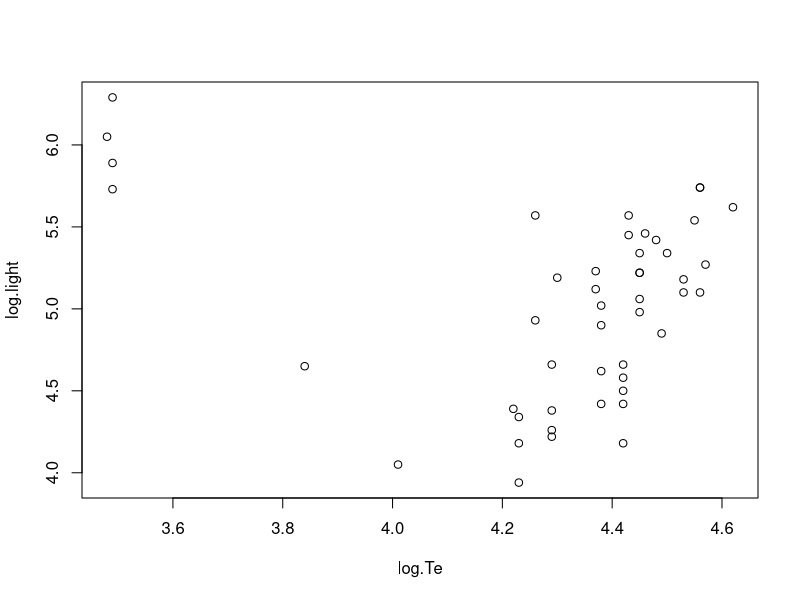
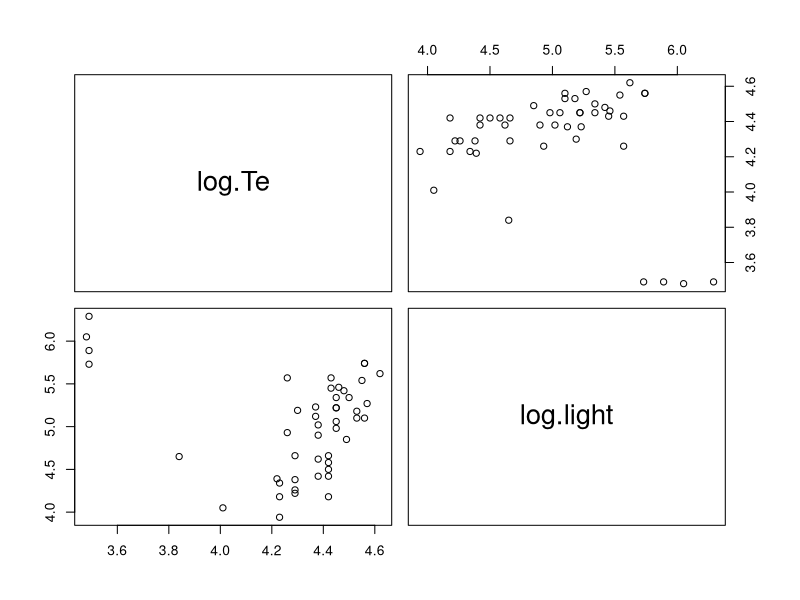
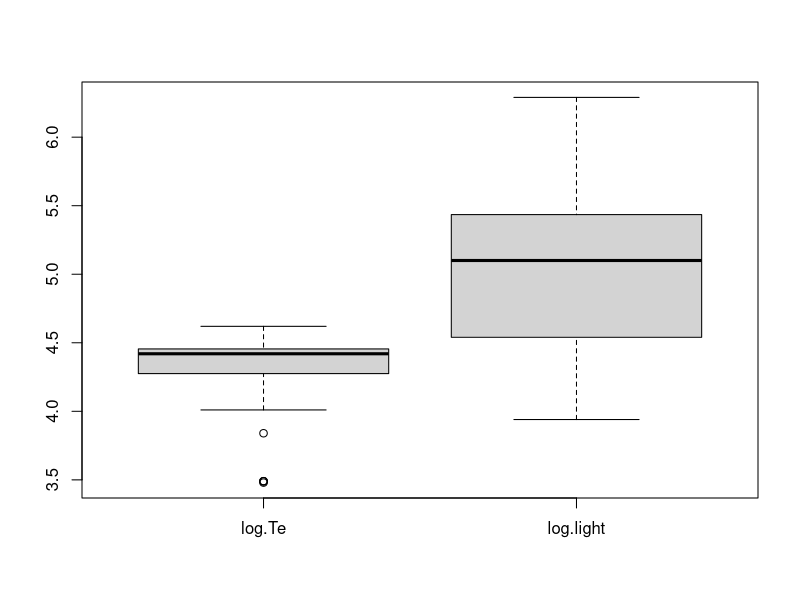
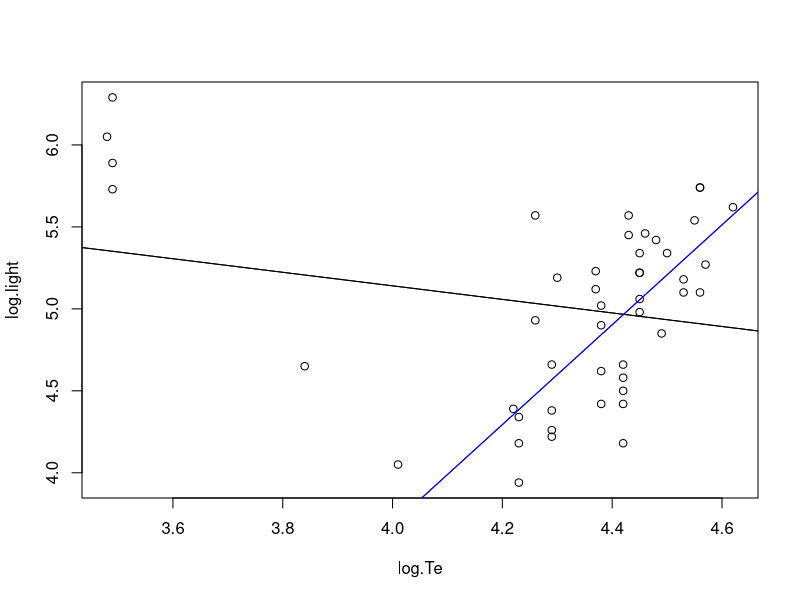
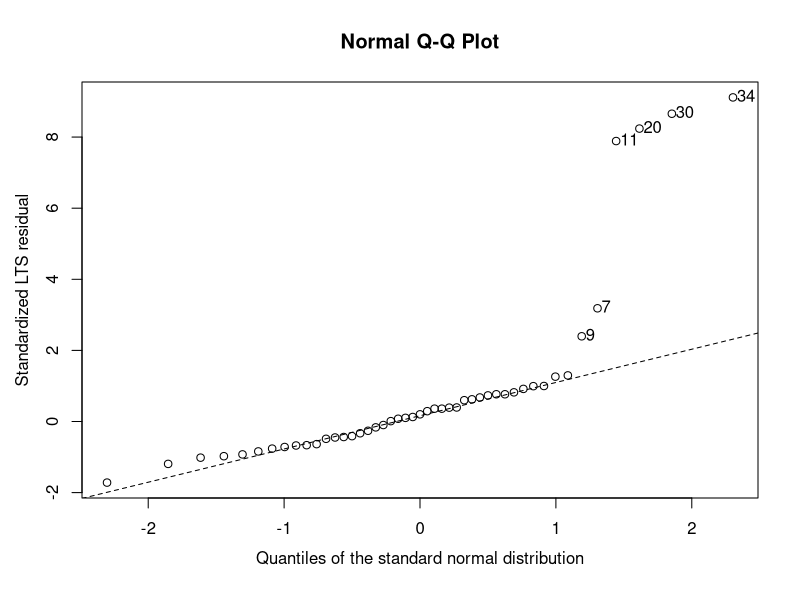
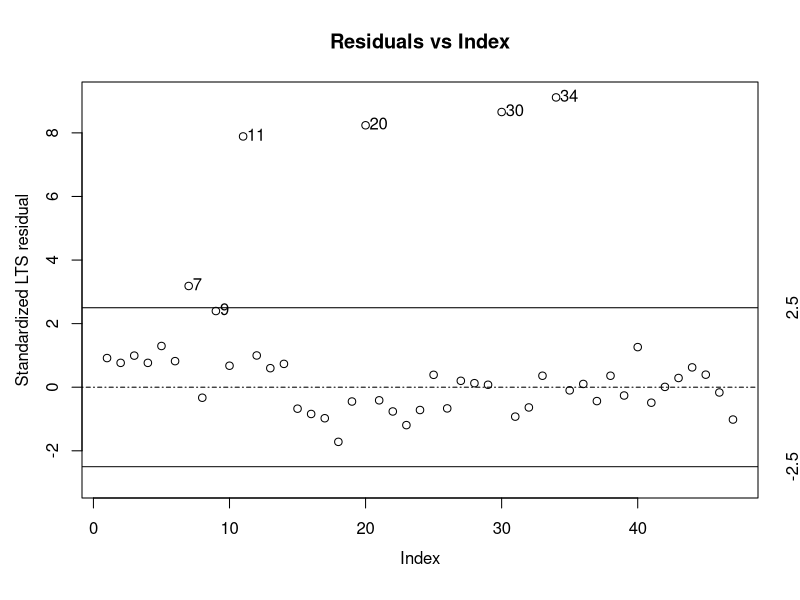
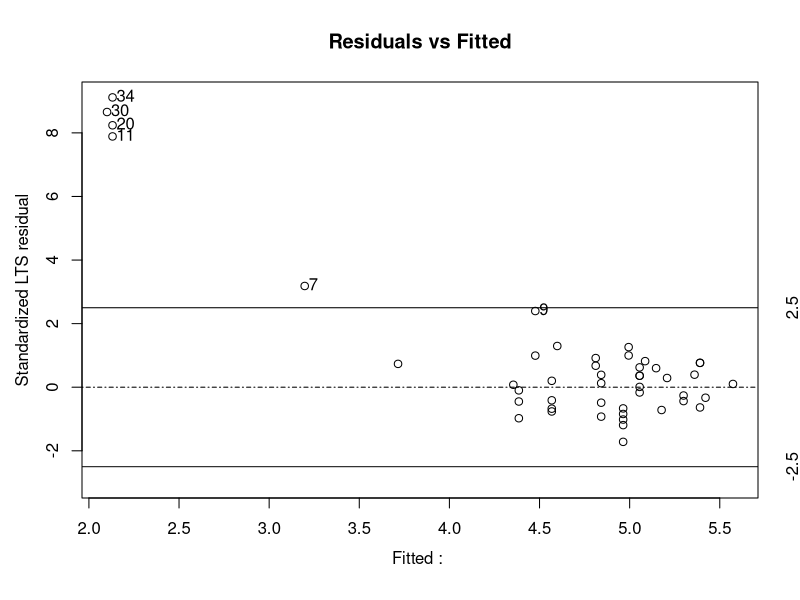
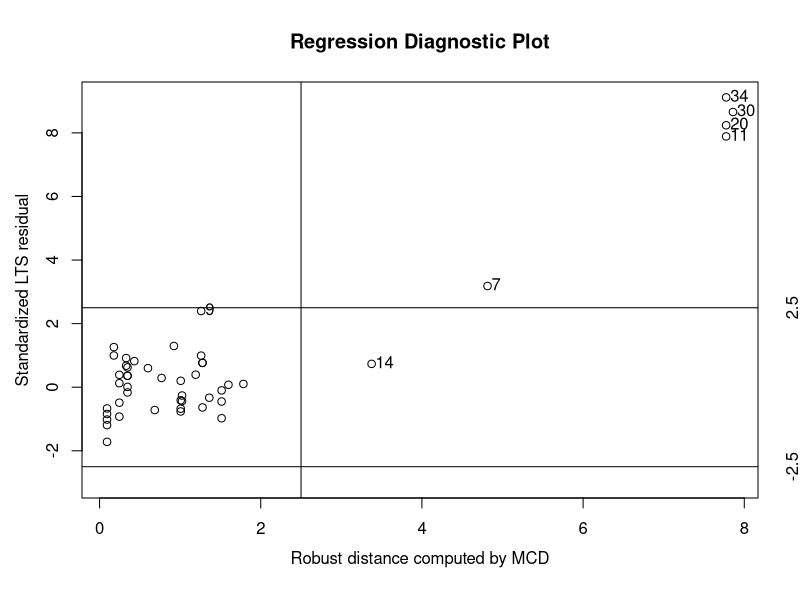

Here is the R script that generated these plots, in order: (Note: this script raises an error after producing the figures.)
#
# This is a procedure that implement the methodology described in [1] using 
# the Least Trimmed Squares (LTS) regression and Robust distances (RD). 
# The  RD are based on  Minimum Covariance Determinant estimator (MCD).
# The computation are carried out by the "rrcov" R package developed by Todorov (2004). 
# The "rrcov" functions "ltsReg" and "mcdCov" implement the  
# the FAST-LTS and FAST-MCD algorithms developed in [2] and [3]. 
#
#  [1]	P.J.Rousseeuw and van Zomeren, B. C. (1990). Unmasking Multivariate Outliers and Leverage Points. 
#	Journal of the American Statistical Association 85, 633-639. 
#
#  [2]	P. J. Rousseeuw and K. van Driessen (1999)A fast algorithm for the minimum covariance determinant estimator. 
#  	Technometrics 41, 212–223. 
#
#  [3]	P. J. Rousseeuw and K. van Driessen (1999) Computing LTS Regression for Large Data Sets, Technical Report, 
#       University of Antwerp, submitted 
#
#  [4]  V. K. Todorov (2004). Scalable Robust Estimators with High Breakdown Point. Reference manual: 
#       http://cran.R-project.org/doc/packages/rrcov.pdf.  
# 

#
#P. J. Rousseeuw and A. M. Leroy (1987) Robust Regression and Outlier Detection; Wiley, page 26, table 2.
#

################################### starsCYG

starsCYG <- read.table("starsCYG.dat",header=T)
require(robustbase)
attach(starsCYG)
plot(starsCYG)
pairs(starsCYG)
boxplot(starsCYG)

lm.starsCYG <- lm(log.light ~ log.Te, data = starsCYG)
summary(lm.starsCYG)
anova(lm.starsCYG,test="F")

coef(lm.starsCYG)
confint(lm.starsCYG, level = 0.95)

plot(log.light ~ log.Te)
abline(lm.starsCYG)
abline(lm.starsCYG[1],lm.starsCYG$coefficients[2])

############################# LTS 
                
#require(robustbase)
lts.starsCYG <- ltsReg(log.light ~ log.Te, data = starsCYG)
summary(lts.starsCYG)
abline(coef(lts.starsCYG),col="blue")
abline(coef(lts.starsCYG)[1],coef(lts.starsCYG)[2],col="blue")

coef(lts.starsCYG)

plot(lts.starsCYG)

#
# Regression diagnostics and outliers classification
#

mcd.starsCYG<-covMcd(starsCYG)
plot(mcd.starsCYG,classic=T)

#
#
# One-step improuvment: Re-weighted Least Squares based on the LTS weights
#
OneStep.lts.starsCYG <- lm(log.light ~ log.Te, data = starsCYG, weight=lts.starsCYG$lts.wt)
summary(OneStep.lts.starsCYG)
anova(OneStep.lts.starsCYG)
plot(starsCYG)
abline(OneStep.lts.starsCYG,col="red")
abline(coef(OneStep.lts.starsCYG),col="red")


par(mfcol=c(2,2),mar=c(3,4,4,1))
plot(OneStep.lts.starsCYG)                    
bringToTop()

#
# Data matrix output of the outliers classification based on robust distances 
# and the LTS output
#
lts.starsCYG$scale 
    xn <- dim(starsCYG)[1]
    xp <- dim(starsCYG)[2]-1
    chi <- qchisq (0.975, xp, ncp = 0, lower.tail = TRUE, log.p = FALSE)
    cval <- sqrt (chi)
RDw <- ifelse (lts.starsCYG$RD <= cval, 1, 0)
mode <- 2 * RDw + lts.starsCYG$lts.wt
#
# BLP - bad leverage point
# GLP - good leverage point
#  VO - vertical outlier
#  OK - regular obsevations
#
mode<-as.matrix(mode)
mode=apply(mode,1,function(x)  c("BLP", "GLP", "VO", "OK")[x+1])
mode=apply(mode,1,function(x)  c("BLP", "GLP", "VO", "OK"))

outliers=cbind(starsCYG,lts.starsCYG$lts.wt,RDw,mode)
print(outliers)

OneStep.lts.starsCYG <- lm(log.light ~ log.Te, data = starsCYG, weight=RDw)
summary(OneStep.lts.starsCYG)
anova(OneStep.lts.starsCYG)
abline(coef(OneStep.lts.starsCYG)[1],coef(OneStep.lts.starsCYG)[2],col="red")

par(mfcol=c(2,2),mar=c(3,4,4,1))
plot(lts.starsCYG, which = "rqq")
plot(lts.starsCYG, which = "rindex")
plot(lts.starsCYG, which = "rfit")
plot(lts.starsCYG, which = "rdiag")


##############Quantile regression   
require(robustbase)
require(quantreg)
data(starsCYG)
attach(starsCYG)
plot(starsCYG)
cst <- covMcd(starsCYG)

###################### Ima greshka !!! 28 February 2011

taus <- c(.05,.1,.25,.75,.9,.95)
xx <- seq(min(log.Te),max(log.Te),100)
for(i in 1:length(taus)){
f <- coef(rq((log.light)~(log.Te),tau=taus, weights=lts.starsCYG$lts.wt))
yy <- cbind(1,xx)%*%f
#        lines(xx,yy[,i],col = "gray")
abline(rq(log.light ~ log.Te), col="blue")
        }
abline(lm(log.light ~ log.Te),col="red",lty = 2)
abline(rq(log.light ~ log.Te), col="blue")

legend(3000,500,c("mean (LSE) fit", "median (LAE) fit"),
    col = c("red","blue"),lty = c(2,1))
lts.stars <- ltsReg(log.light ~ log.Te, data = starsCYG)
abline(lts.stars <- ltsReg(log.light ~ log.Te, data = starsCYG),col="green")

#lm.stars <- lm(log.light ~ log.Te, data = starsCYG)
#summary(lm.stars)
#plot(lm.stars)
#plot(lts.stars) 

#############################
                
require(robustbase)
data(hbk)
pairs(hbk)
plot(hbk)
lm.hbk <- lm(Y ~ ., data = hbk)
summary(lm.hbk)
anova(lm.hbk)

Sum.SQ=359.49
Mean.Sq=Sum.SQ/71
Mean.Sq
print(Mean.Sq)

#Residual standard error
print(sqrt(Mean.Sq))

coef(lm.hbk)

par(mfcol=c(2,2),mar=c(3,4,4,1))
plot(lm.hbk)                    
bringToTop()


lts.hbk <- ltsReg(Y  ~ ., data = hbk)
summary(lts.hbk)

coef(lts.hbk)
plot(lts.hbk)

#
# Regression diagnostics and outliers classification
#

mcd.hbk<-covMcd(hbk)
plot(mcd.hbk,classic=T)


#
# Data matrix output of the outliers classification based on robust distances 
# and the LTS output
#
lts.hbk$scale 
    xn <- dim(hbk)[1]
    xp <- dim(hbk)[2]-1
    chi <- qchisq (0.975, xp, ncp = 0, lower.tail = TRUE, log.p = FALSE)
    cval <- sqrt (chi)
RDw <- ifelse (lts.hbk$RD <= cval, 1, 0)
mode <- 2 * RDw + lts.hbk$lts.wt
#
# BLP - bad leverage point
# GLP - good leverage point
#  VO - vertical outlier
#  OK - regular obsevations
#
mode<-as.matrix(mode)
mode=apply(mode,1,function(x)  c("BLP", "GLP", "VO", "OK")[x+1])

outliers=cbind(hbk,lts.hbk$lts.wt,RDw,mode)
print(outliers)


####################### tellephone calls

require(car)
data(telef)
attach(telef)

# classical LSE
summary(lm.telef <- lm(Year~Calls, data=telef))
anova(lm.telef)
plot(Year~Calls, data=telef)
abline(lm.telef,col="red")
reg.line(lm.telef <- lm(Year~Calls, data=telef))

# robust LTS

ltsReg.telef<- ltsReg(Year~Calls, data=telef)
summary(ltsReg.telef) 

abline(coef(ltsReg.telef), lty=2,col="blue")
plot(ltsReg.telef, which = "all")

plot(ltsReg.telef, which = "rqq")
plot(ltsReg.telef, which = "rindex")
plot(ltsReg.telef, which = "rfit")
plot(ltsReg.telef, which = "rdiag")
